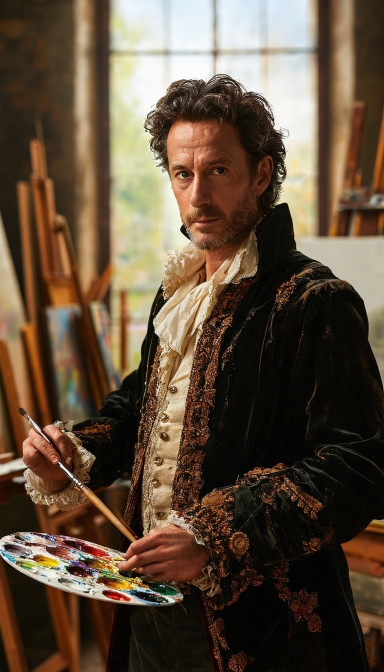
#> input picture 04-out-painting-image/01-out-painting/input_image/painter.jpeg, 768 x 1344 px, found by its file name (shown at 1/2 size)
$ jupyter execute 1031-sam-replace.ipynb   (older library calls are emulated)
#> lines starting #> are read from the running program, lines starting #| are printed output that depends on the picture; after the words box and inside, x2 and y2 are one past the last pixel; in counts of white or black regions, pixels touching at a corner belong together
[cell 1]
import cv2
import numpy as np
import os

def swap_face_with_masks(target_img_path, target_mask_path, source_img_path, source_mask_path, output_path):
    # 이미지 로드
    target_img = cv2.imread(target_img_path)
#> target_img is the input picture: shape (1344, 768, 3); mean B, G, R 59.7, 77.4, 95.4
    target_mask = cv2.imread(target_mask_path)
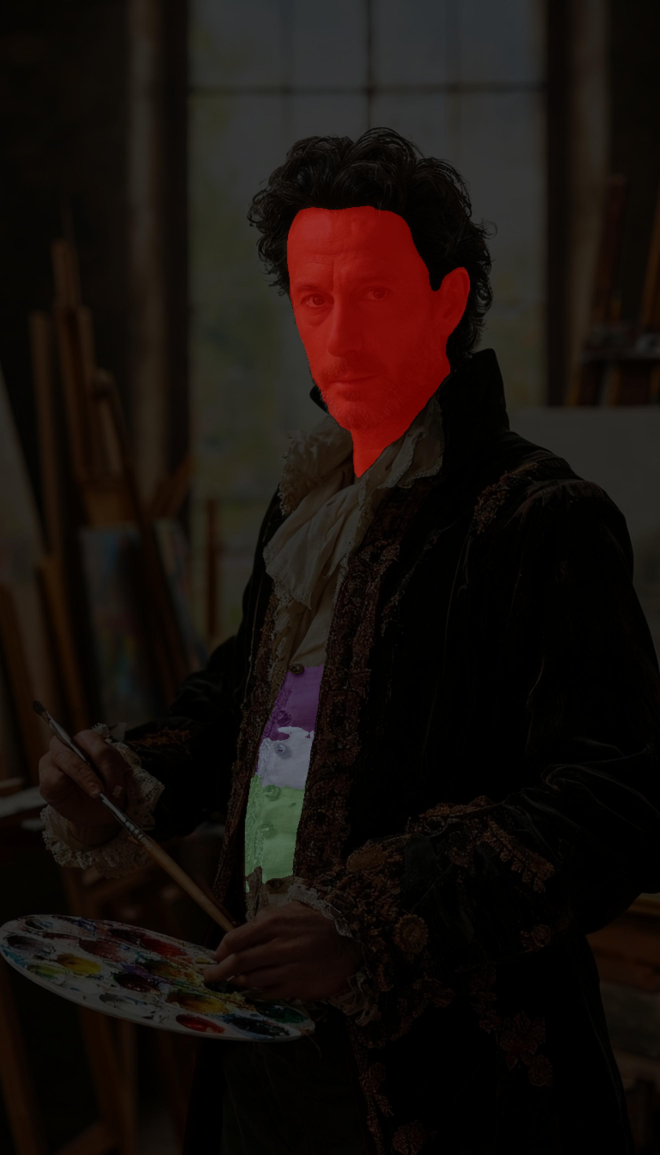
#> input picture 04-out-painting-image/01-out-painting/input_image/Painter_output_face_detection.jpg, 1979 x 3465 px, found by its file name (shown at 1/3 size)
#> target_mask is the input picture: shape (3465, 1979, 3); mean B, G, R 12.8, 16.4, 24.2
    source_img = cv2.imread(source_img_path)
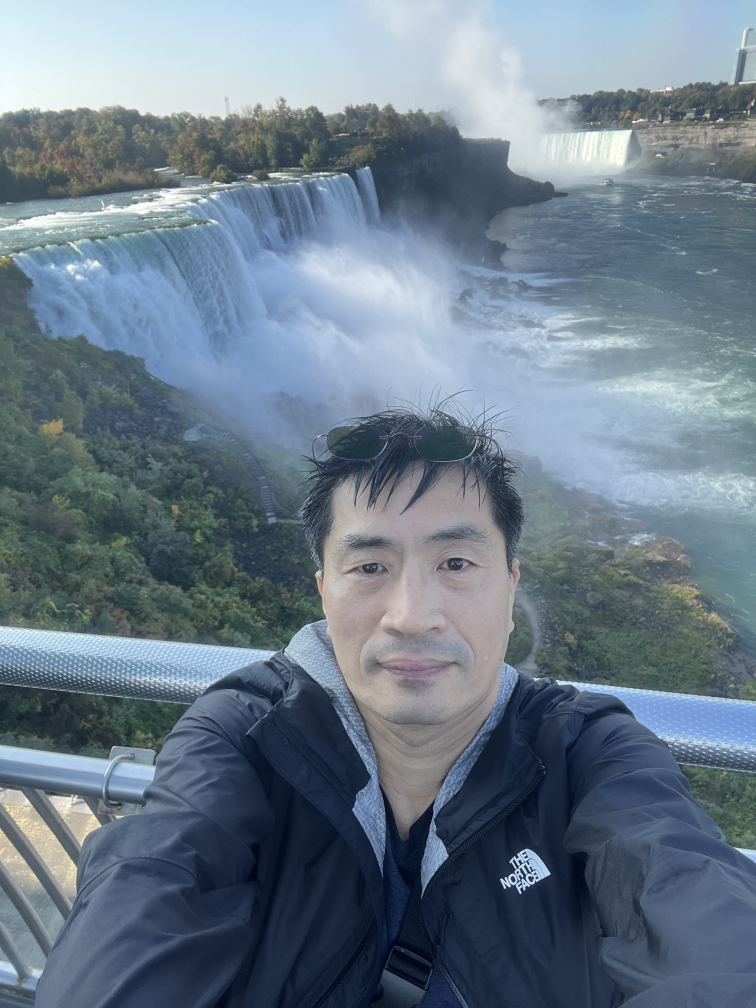
#> input picture 04-out-painting-image/01-out-painting/input_image/gonsoo_fall.jpg, 3024 x 4032 px, found by its file name (shown at 1/4 size)
#> source_img is the input picture: shape (4032, 3024, 3); mean B, G, R 137.4, 122.7, 106.7
    source_mask = cv2.imread(source_mask_path)
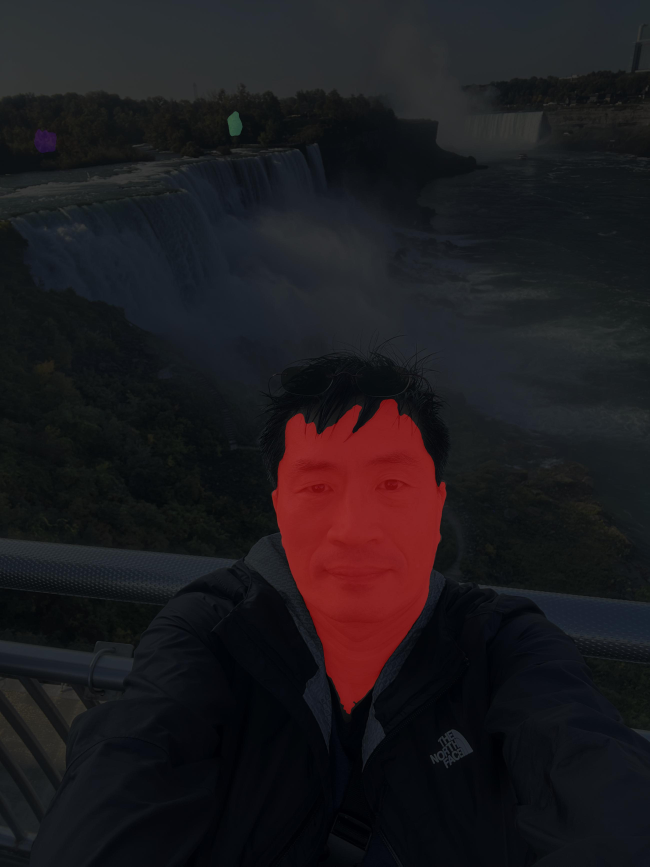
#> input picture 04-out-painting-image/01-out-painting/input_image/Gonsoo_output_face_detection.jpg, 2598 x 3465 px, found by its file name (shown at 1/4 size)
#> source_mask is the input picture: shape (3465, 2598, 3); mean B, G, R 29, 25.5, 28.7

    # 이미지 크기 맞추기
    target_mask = cv2.resize(target_mask, (target_img.shape[1], target_img.shape[0]))
#> target_mask: shape (1344, 768, 3)
    source_mask = cv2.resize(source_mask, (source_img.shape[1], source_img.shape[0]))
#> source_mask: shape (4032, 3024, 3)

    # 얼굴 특징을 보존하기 위한 마스크 처리
    target_gray = cv2.cvtColor(target_mask, cv2.COLOR_BGR2GRAY)
    source_gray = cv2.cvtColor(source_mask, cv2.COLOR_BGR2GRAY)

    # 얼굴 특징 강조를 위한 이미지 처리
    target_edges = cv2.Canny(target_img, 100, 200)
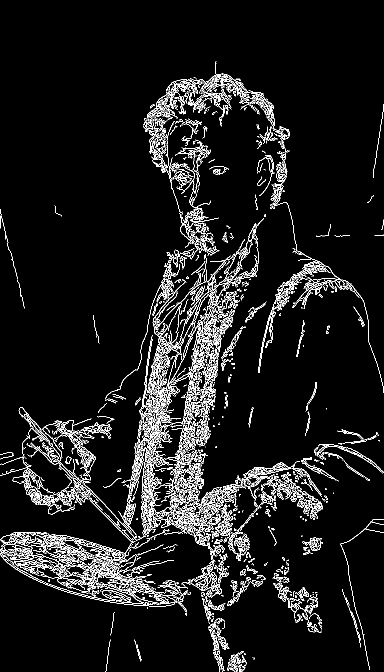
#> target_edges: shape (1344, 768) (shown at 1/2 size); 6.7% white in thin lines or dots
    source_edges = cv2.Canny(source_img, 100, 200)
#> source_edges: shape (4032, 3024); 1.8% white in thin lines or dots

    # 마스크 영역 찾기
    _, target_mask_bin = cv2.threshold(target_gray, 30, 255, cv2.THRESH_BINARY)
#> target_mask_bin: shape (1344, 768); 27.2% white; 873 white regions (799 under 20 px), largest, box (x1, y1, x2, y2) and area: (213, 0, 768, 752) 213436, (120, 661, 402, 1155) 20560, (0, 1065, 366, 1209) 11758
    _, source_mask_bin = cv2.threshold(source_gray, 30, 255, cv2.THRESH_BINARY)
#> source_mask_bin: shape (4032, 3024); 36% white; 2267 white regions (1403 under 20 px), largest, box (x1, y1, x2, y2) and area: (0, 725, 3024, 2102) 1567333, (0, 0, 3024, 758) 1461827, (1134, 1857, 2086, 3324) 794554

    # 마스크 정제
    kernel = np.ones((5,5), np.uint8)
    target_mask_bin = cv2.dilate(target_mask_bin, kernel, iterations=2)
#> target_mask_bin: shape (1344, 768); 37.2% white; 74 white regions, largest, box (x1, y1, x2, y2) and area: (0, 0, 768, 1213) 315429, (0, 823, 194, 1026) 12083, (148, 0, 182, 320) 9040
    target_mask_bin = cv2.erode(target_mask_bin, kernel, iterations=1)
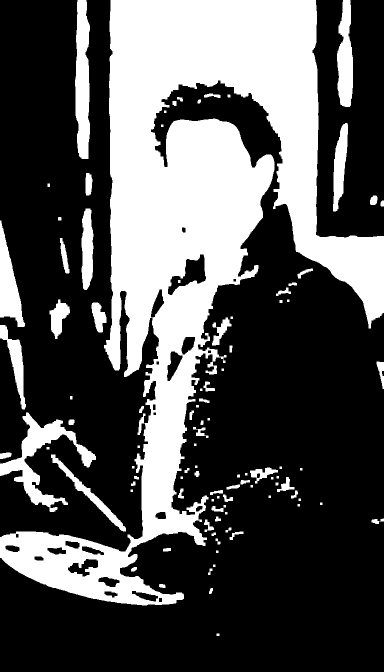
#> target_mask_bin: shape (1344, 768) (shown at 1/2 size); 33.2% white; 98 white regions, largest, box (x1, y1, x2, y2) and area: (0, 0, 768, 1211) 291271, (0, 825, 192, 1024) 9375, (150, 0, 180, 318) 7596
    target_mask_bin = cv2.GaussianBlur(target_mask_bin, (5,5), 0)

    # 얼굴 영역 좌표 찾기
    target_y, target_x = np.where(target_mask_bin > 127)
    source_y, source_x = np.where(source_mask_bin > 127)

    if len(target_y) == 0 or len(source_y) == 0:
        raise ValueError("마스크 영역을 찾을 수 없습니다.")

    # 바운딩 박스
    target_y1, target_y2 = np.min(target_y), np.max(target_y)
#> target_y1 = 0; target_y2 = 1271
    target_x1, target_x2 = np.min(target_x), np.max(target_x)
#> target_x1 = 0; target_x2 = 767
    source_y1, source_y2 = np.min(source_y), np.max(source_y)
#> source_y1 = 0; source_y2 = 3958
    source_x1, source_x2 = np.min(source_x), np.max(source_x)
#> source_x1 = 0; source_x2 = 3023

    # 소스 얼굴 추출 및 리사이즈
    source_face = source_img[source_y1:source_y2, source_x1:source_x2]
    target_size = (target_x2 - target_x1, target_y2 - target_y1)
#> target_size = (767, 1271)
    source_face_resized = cv2.resize(source_face, target_size)

    # 얼굴 특징 보존을 위한 마스크 생성
    target_face_region = target_img[target_y1:target_y2, target_x1:target_x2]

    # Laplacian 필터를 사용하여 얼굴 특징 강조
    laplacian = cv2.Laplacian(cv2.cvtColor(target_face_region, cv2.COLOR_BGR2GRAY), cv2.CV_64F)
    feature_mask = np.abs(laplacian) > 30
#> feature_mask: shape (1271, 767) bool; 11.7% white in thin lines or dots, all inside (x1, y1, x2, y2) = (0, 145, 767, 1271)
    feature_mask = cv2.dilate(feature_mask.astype(np.uint8), kernel, iterations=1)
#> feature_mask: shape (1271, 767); values 0 (black) and 1 (white), 29.6% white; 217 white regions (5 under 20 px), largest, box (x1, y1, x2, y2) and area: (0, 143, 767, 1271) 270178, (608, 763, 661, 880) 2196, (676, 1109, 729, 1271) 2078

    # 피부톤 매칭
    source_face_lab = cv2.cvtColor(source_face_resized, cv2.COLOR_BGR2LAB)
#> source_face_lab: shape (1271, 767, 3); mean of channels 0, 1, 2 128.1, 126, 118
    target_face_lab = cv2.cvtColor(target_face_region, cv2.COLOR_BGR2LAB)
#> target_face_lab: shape (1271, 767, 3); mean of channels 0, 1, 2 87.4, 133.4, 141.3

    # L 채널은 부분적으로 유지하고 a,b 채널 조정
    source_face_lab[:,:,0] = cv2.addWeighted(source_face_lab[:,:,0], 0.7, target_face_lab[:,:,0], 0.3, 0)
#> source_face_lab: shape (1271, 767, 3); mean of channels 0, 1, 2 115.9, 126, 118
    source_face_lab[:,:,1:] = target_face_lab[:,:,1:]
#> source_face_lab: shape (1271, 767, 3); mean of channels 0, 1, 2 115.9, 133.4, 141.3
    source_face_matched = cv2.cvtColor(source_face_lab, cv2.COLOR_LAB2BGR)

    # 결과 이미지 준비
    result = target_img.copy()

    # 마스크 블렌딩
    mask_region = target_mask_bin[target_y1:target_y2, target_x1:target_x2] / 255.0
    mask_blur = cv2.GaussianBlur(mask_region, (15, 15), 0)

    # 특징 보존 블렌딩
    blended_face = np.zeros_like(target_face_region)
    for c in range(3):
        blended_face[:,:,c] = np.where(
            feature_mask,
            target_face_region[:,:,c],
            mask_blur * source_face_matched[:,:,c] + (1 - mask_blur) * target_face_region[:,:,c]
        )
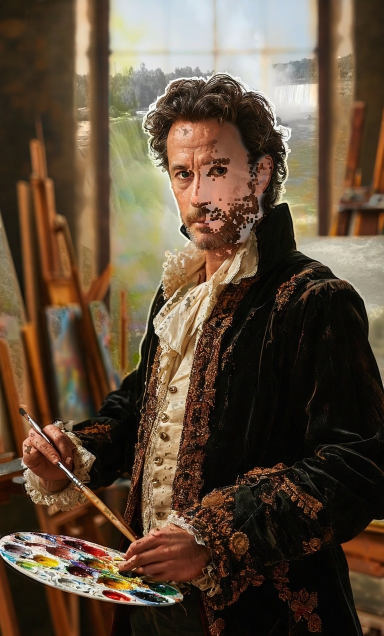
#> blended_face: shape (1271, 767, 3) (shown at 1/2 size); mean B, G, R 58, 76.1, 94.4

    # 결과 적용
    result[target_y1:target_y2, target_x1:target_x2] = blended_face

    # 결과 저장
    os.makedirs(os.path.dirname(output_path), exist_ok=True)
    cv2.imwrite(output_path, result)

    # 디버그 이미지 저장
    debug_dir = os.path.join(os.path.dirname(output_path), 'debug')
    os.makedirs(debug_dir, exist_ok=True)

    cv2.imwrite(os.path.join(debug_dir, 'target_mask.jpg'), target_mask_bin)
    cv2.imwrite(os.path.join(debug_dir, 'feature_mask.jpg'), feature_mask * 255)
    cv2.imwrite(os.path.join(debug_dir, 'source_face_matched.jpg'), source_face_matched)

    return result

# 실행
try:
    result = swap_face_with_masks(
        target_img_path="/home/sagemaker-user/Self-Study-Generative-AI/05-In-Painting/input_image/painter.jpeg",
        target_mask_path="/home/sagemaker-user/Self-Study-Generative-AI/05-In-Painting/input_image/Painter_output_face_detection.jpg",
        source_img_path="/home/sagemaker-user/Self-Study-Generative-AI/05-In-Painting/input_image/gonsoo_fall.jpg",
        source_mask_path="/home/sagemaker-user/Self-Study-Generative-AI/05-In-Painting/input_image/Gonsoo_output_face_detection.jpg",
        output_path="/home/sagemaker-user/Self-Study-Generative-AI/05-In-Painting/output_image/result.jpg"
    )
    print("얼굴 교체가 완료되었습니다!")
except Exception as e:
    print(f"에러 발생: {str(e)}")

[cell 2]
import cv2
import numpy as np
import os

def check_file_exists(file_path, file_type):
    """파일 존재 여부 확인"""
    if not os.path.exists(file_path):
        raise FileNotFoundError(f"{file_type} 파일을 찾을 수 없습니다: {file_path}")

def load_image(image_path, image_type):
    """이미지 로드 및 검증"""
    check_file_exists(image_path, image_type)
    img = cv2.imread(image_path)
    if img is None:
        raise ValueError(f"{image_type} 이미지를 로드할 수 없습니다: {image_path}")
    return img

def swap_faces_with_mask(source_img_path, target_img_path, source_mask_path, target_mask_path, output_path):
    """
    마스크 이미지를 사용하여 얼굴 교체를 수행하는 함수
    """
    try:
        # 이미지 로드 및 검증
        print("이미지 로딩 중...")
        source_img = load_image(source_img_path, "소스 이미지")
        target_img = load_image(target_img_path, "타겟 이미지")
        source_mask = load_image(source_mask_path, "소스 마스크")
        target_mask = load_image(target_mask_path, "타겟 마스크")

        print("이미지 크기:")
        print(f"소스 이미지: {source_img.shape}")
#| 소스 이미지: (4032, 3024, 3)
        print(f"타겟 이미지: {target_img.shape}")
#| 타겟 이미지: (1344, 768, 3)
        print(f"소스 마스크: {source_mask.shape}")
#| 소스 마스크: (3465, 2598, 3)
        print(f"타겟 마스크: {target_mask.shape}")
#| 타겟 마스크: (3465, 1979, 3)

        # 마스크 이미지를 그레이스케일로 변환
        source_mask_gray = cv2.cvtColor(source_mask, cv2.COLOR_BGR2GRAY)
        target_mask_gray = cv2.cvtColor(target_mask, cv2.COLOR_BGR2GRAY)

        # 마스크 이진화
        _, source_mask_bin = cv2.threshold(source_mask_gray, 50, 255, cv2.THRESH_BINARY)
#> source_mask_bin: shape (3465, 2598); 7% white; 929 white regions (846 under 20 px), largest, box (x1, y1, x2, y2) and area: (1088, 1601, 1785, 2853) 539305, (0, 112, 344, 395) 56834, (0, 649, 645, 790) 9525
        _, target_mask_bin = cv2.threshold(target_mask_gray, 50, 255, cv2.THRESH_BINARY)
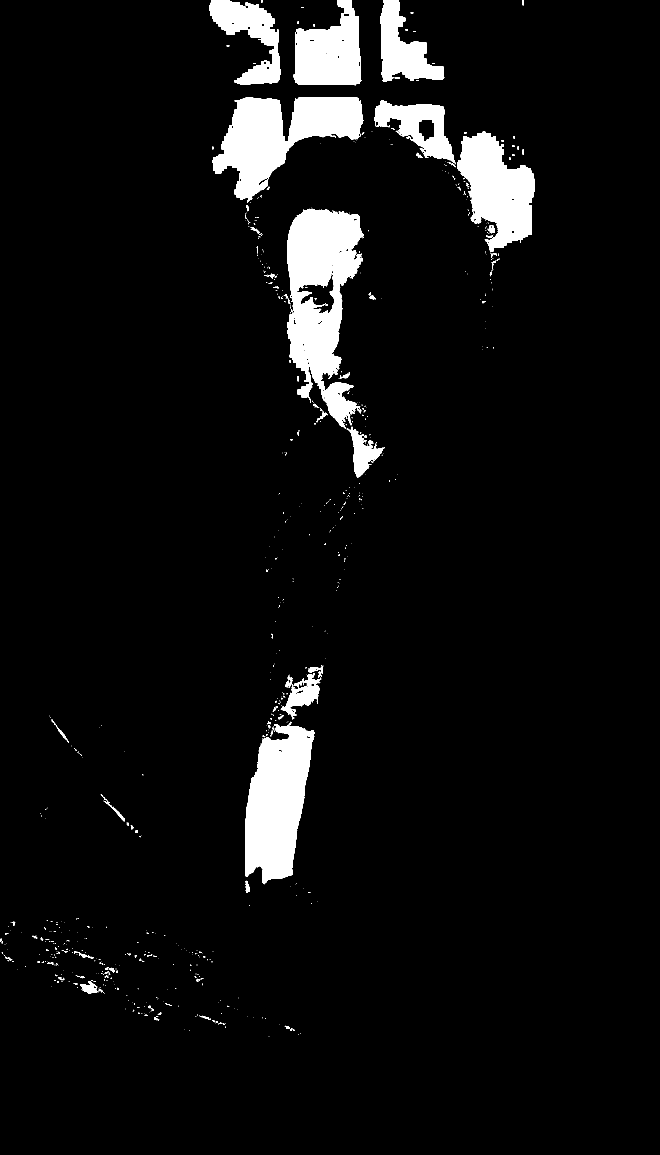
#> target_mask_bin: shape (3465, 1979) (shown at 1/3 size); 5.8% white; 807 white regions (675 under 20 px)

        # 마스크 윤곽선 찾기
        source_contours, _ = cv2.findContours(source_mask_bin, cv2.RETR_EXTERNAL, cv2.CHAIN_APPROX_SIMPLE)
#> source_contours = 891 contours, 837 with area under 20; largest, box (x1, y1, x2, y2) and area: (1088, 1601, 1785, 2853) 548814, (0, 112, 344, 395) 56226, (0, 649, 645, 790) 8843, (2085, 447, 2171, 568) 5476, (909, 445, 970, 545) 4165
        target_contours, _ = cv2.findContours(target_mask_bin, cv2.RETR_EXTERNAL, cv2.CHAIN_APPROX_SIMPLE)
#> target_contours = 802 contours, 732 with area under 20; largest, box (x1, y1, x2, y2) and area: (861, 626, 1091, 1286) 90937, (637, 291, 1091, 608) 67291, (735, 2173, 945, 2653) 66639, (1371, 395, 1603, 755) 48602, (880, 0, 1085, 256) 35744

        if not source_contours or not target_contours:
            raise ValueError("마스크에서 얼굴 영역을 찾을 수 없습니다.")

        # 가장 큰 윤곽선 선택
        source_contour = max(source_contours, key=cv2.contourArea)
#> source_contour = contour of 2576 points, box (x1, y1, x2, y2) (1088, 1601, 1785, 2853), area 548814
        target_contour = max(target_contours, key=cv2.contourArea)
#> target_contour = contour of 1406 points, box (x1, y1, x2, y2) (861, 626, 1091, 1286), area 90937

        # 바운딩 박스 얻기
        source_x, source_y, source_w, source_h = cv2.boundingRect(source_contour)
#> source_x = 1088; source_y = 1601; source_w = 697; source_h = 1252
        target_x, target_y, target_w, target_h = cv2.boundingRect(target_contour)
#> target_x = 861; target_y = 626; target_w = 230; target_h = 660

        print(f"소스 얼굴 영역: x={source_x}, y={source_y}, w={source_w}, h={source_h}")
#| 소스 얼굴 영역: x=1088, y=1601, w=697, h=1252
        print(f"타겟 얼굴 영역: x={target_x}, y={target_y}, w={target_w}, h={target_h}")
#| 타겟 얼굴 영역: x=861, y=626, w=230, h=660

        # 소스 얼굴 영역 추출
        source_face = source_img[source_y:source_y+source_h, source_x:source_x+source_w]
#> source_face: shape (1252, 697, 3)
        source_face_mask = source_mask_bin[source_y:source_y+source_h, source_x:source_x+source_w]
#> source_face_mask: shape (1252, 697); 61.9% white; 238 black regions (211 under 20 px), largest, box (x1, y1, x2, y2) and area: (0, 382, 697, 1252) 238860, (0, 0, 489, 375) 47573, (483, 0, 697, 368) 35087

        # 타겟 크기에 맞게 소스 얼굴 리사이즈
        source_face_resized = cv2.resize(source_face, (target_w, target_h))
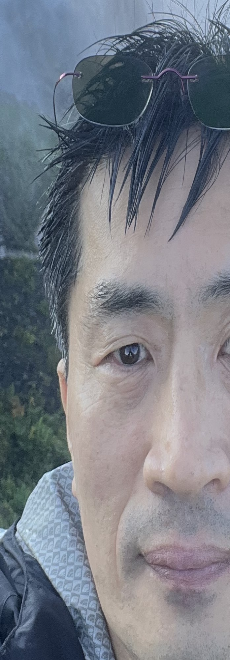
#> source_face_resized: shape (660, 230, 3); mean B, G, R 133.2, 123.8, 119.3
        source_mask_resized = cv2.resize(source_face_mask, (target_w, target_h))

        # 결과 이미지 준비
        result = target_img.copy()

        # 타겟 마스크 영역 가져오기
        target_mask_region = target_mask_bin[target_y:target_y+target_h, target_x:target_x+target_w]
#> target_mask_region: shape (660, 230); 56.8% white; 71 black regions (54 under 20 px), largest, box (x1, y1, x2, y2) and area: (0, 82, 230, 660) 52444, (30, 167, 142, 318) 6251, (76, 0, 230, 77) 2289

        # 블렌딩을 위한 마스크 준비
        mask_blur = cv2.GaussianBlur(target_mask_region.astype(np.float32), (15, 15), 0)
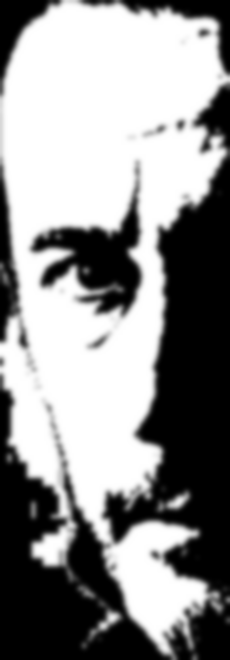
#> mask_blur: shape (660, 230) float32; min 0, max 255, mean 144.8; drawn with min black and max white
        mask_blur = mask_blur / 255.0
        mask_blur = np.expand_dims(mask_blur, axis=-1)

        # 얼굴 합성
        face_region = result[target_y:target_y+target_h, target_x:target_x+target_w]
#> face_region = empty array
        blended_face = (1 - mask_blur) * face_region + mask_blur * source_face_resized
        result[target_y:target_y+target_h, target_x:target_x+target_w] = blended_face

        # 결과 저장
        output_dir = os.path.dirname(output_path)
        os.makedirs(output_dir, exist_ok=True)
        cv2.imwrite(output_path, result)
        print(f"얼굴 교체가 완료되었습니다! 결과가 저장된 경로: {output_path}")

        # 디버그 이미지 저장
        debug_dir = os.path.join(output_dir, 'debug')
        os.makedirs(debug_dir, exist_ok=True)
        cv2.imwrite(os.path.join(debug_dir, 'source_mask.jpg'), source_mask_bin)
        cv2.imwrite(os.path.join(debug_dir, 'target_mask.jpg'), target_mask_bin)
        cv2.imwrite(os.path.join(debug_dir, 'blended_face.jpg'), blended_face)

        return result

    except Exception as e:
        print(f"에러 발생: {str(e)}")
        print(f"에러 타입: {type(e).__name__}")
        raise

# 실행
try:
    result = swap_faces_with_mask(
        source_img_path="/home/sagemaker-user/Self-Study-Generative-AI/05-In-Painting/input_image/gonsoo_fall.jpg",
        target_img_path="/home/sagemaker-user/Self-Study-Generative-AI/05-In-Painting/input_image/painter.jpeg",
        source_mask_path="/home/sagemaker-user/Self-Study-Generative-AI/05-In-Painting/input_image/Gonsoo_output_face_detection.jpg",
        target_mask_path="/home/sagemaker-user/Self-Study-Generative-AI/05-In-Painting/input_image/Painter_output_face_detection.jpg",
        output_path="/home/sagemaker-user/Self-Study-Generative-AI/05-In-Painting/output_image/result.jpg"
    )
    print("얼굴 교체가 성공적으로 완료되었습니다!")
except Exception as e:
    print(f"최종 에러: {str(e)}")
